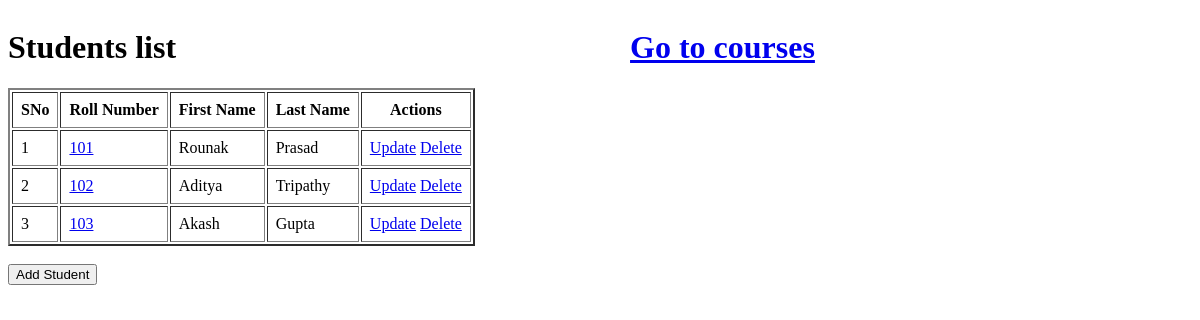
Before: / with the older database file.
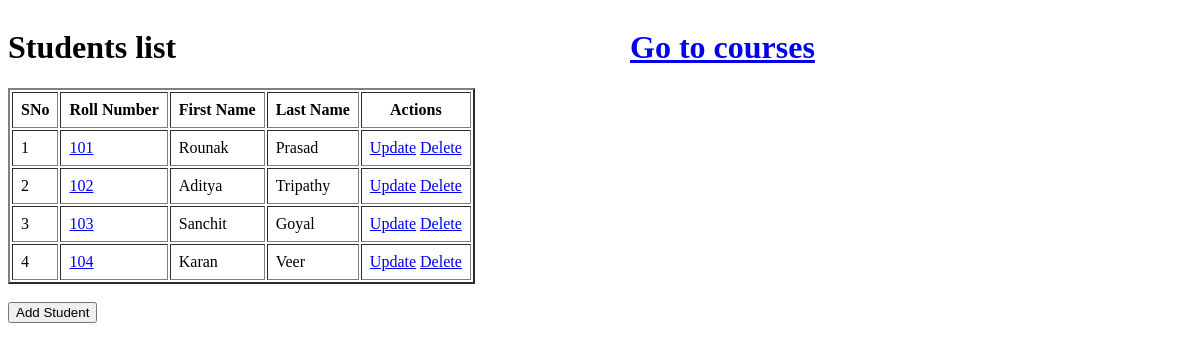
After: the same page with the newer database file.
### app.py (models this page shows)
class Student(db.Model):
    student_id = db.Column(db.Integer, primary_key = True, autoincrement = True)
    roll_number = db.Column(db.String, unique = True, nullable = False)
    first_name = db.Column(db.String, nullable = False)
    last_name = db.Column(db.String)

### app.py (the view)
@app.route('/')
def home():
    students = Student.query.all()
    return render_template("index.html", students = students)

### templates/index.html (shortened to what this page needs)
<!DOCTYPE html>
<html lang="en">
<head>
</head>
<body>
    <div class="header" >
        <h1 style="display: inline-block;">Students list</h1>
        <h1 style="display: inline-block;margin-left: 450px;"><a href="/courses">Go to courses</a></h1>
    </div>
    {% if students %}
    <table id = "all-students" border="2" cellpadding="8px">
        <tr>
            <th>SNo</th>
            <th>Roll Number</th>
            <th>First Name</th>
            <th>Last Name</th>
            <th>Actions</th>
        </tr>
        {% for student in students %}
        <tr>
            <td>{{ loop.index }}</td>
            <td><a href="/student/{{ student.student_id }}">{{ student.roll_number }}</a></td>
            <td>{{ student.first_name }}</td>
            <td>{{ student.last_name }}</td>
            <td>
                <a href="/student/{{ student.student_id }}/update">Update</a>
                <a href="/student/{{ student.student_id }}/delete">Delete</a>
            </td>
        </tr>
        {% endfor %}
    </table><br>
    {% else %}
    <p>No student found. Add the students now!</p>
    {% endif %}
    <a href="/student/create"><button>Add Student</button></a>
</html>

Changed rows visible on the page:
changed Student: first_name "Akash" → "Sanchit"; last_name "Gupta" → "Goyal"
added Student: roll_number "104", first_name "Karan", last_name "Veer"
